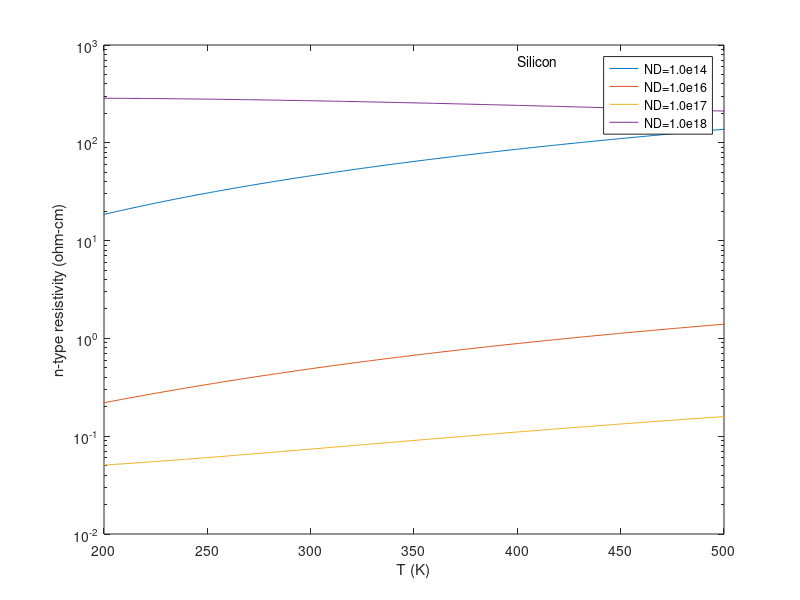

Recreate this plot in MATLAB.
#  Plotting of Resistivity vs T(K);

# Values at T=300K
unmin300=92;
un0300=1268;
Ndref300=1.3*(10.^17);
an300=0.91;
T=100:1:600;
q=1.6e-19;

# Values at T(k)
unmin=unmin300*((T/300).^-0.57);
un0=un0300*((T/300).^-2.33);
Ndref=Ndref300*((T/300).^2.4);
an=an300*((T/300).^-0.146);
pn=logspace(-2,3);

ND=1.0e14;
un=unmin + un0./((1+ND./Ndref).^an);
pn=1./(q*un*ND);
semilogy(T,pn);
axis([200 500 1.0e-2 1.0e3]);
xlabel('T (K)');
ylabel('n-type resistivity (ohm-cm)');
hold on

ND=1.0e16;
un=unmin + un0./((1+ND./Ndref).^an);
pn=1./(q*un*ND);
plot(T,pn);
axis([200 500 1.0e-2 1.0e3]);
hold on

ND=1.0e17;
un=unmin + un0./((1+ND./Ndref).^an);
pn=1./(q*un*ND);
plot(T,pn);
axis([200 500 1.0e-2 1.0e3]);
legend('ND=1.0e17');
hold on

ND=1.0e18;
un=unmin + un0./((1+ND./Ndref).^an);
plot(T,un);
axis([200 500 1.0e-2 1.0e3]);
legend('ND=1.0e14', 'ND=1.0e16', 'ND=1.0e17', 'ND=1.0e18');

text(400,700,'Silicon');